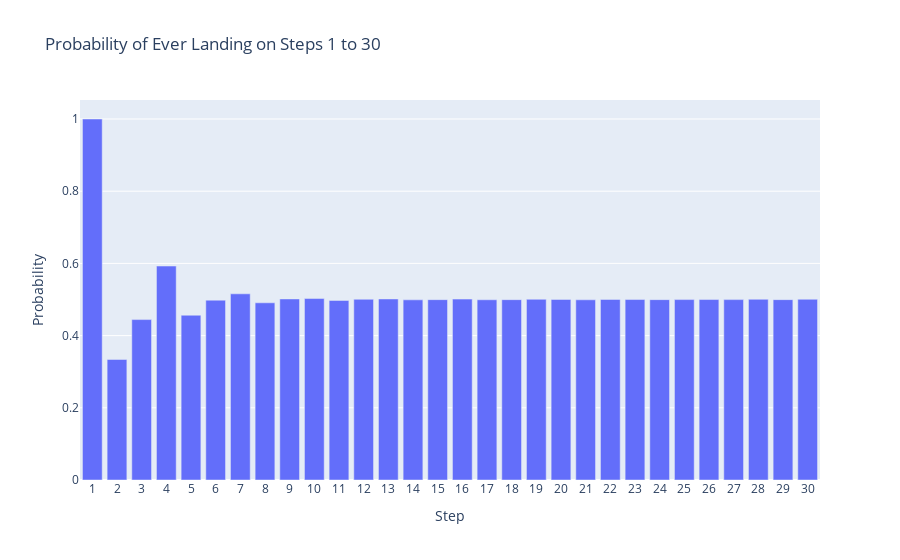

Here is the notebook cell this chart was saved with:
### Markdown cell above
monte carlo for a 3 sided die instead of a coin

### Code cell
import random
import plotly.express as px

def simulate_probabilities_up_to_n(num_sims=10_000, max_target=100):

    visited_counts = [0] * (max_target + 1) 

    for _ in range(num_sims):
        position = 1
        visited = set([position])

        for _ in range(2 * max_target):
            step = random.choice([1, 2, 3])
            position += step
            if position <= max_target:
                visited.add(position)
            else:
                break 

        for step_visited in visited:
            visited_counts[step_visited] += 1

    probabilities = [visited_counts[i] / num_sims for i in range(1, max_target + 1)]
    return probabilities

def main():
    num_sims = 1_000_000 
    max_target = 30

    probabilities = simulate_probabilities_up_to_n(num_sims, max_target)
    steps = list(range(1, max_target + 1))

    fig = px.bar(
        x=steps, 
        y=probabilities,
        labels={'x': 'Step', 'y': 'Probability'},
        title=f'Probability of Ever Landing on Steps 1 to {max_target}'
    )
    fig.update_layout(
        xaxis=dict(
            tickmode='linear',
            tick0=1,
            dtick=1
        )
    )
    fig.show()

if __name__ == "__main__":
    main()

### Figure 1 — Plotly figure (JSON) as saved in the notebook; plotly's stock layout.template omitted (floating-point values rounded to 4 significant figures)
{"data": [{"alignmentgroup": "True", "hovertemplate": "Step=%{x}<br>Probability=%{y}<extra></extra>", "legendgroup": "", "marker": {"color": "#636efa", "pattern": {"shape": ""}}, "name": "", "offsetgroup": "", "orientation": "v", "showlegend": false, "textposition": "auto", "type": "bar", "x": [1, 2, 3, 4, 5, 6, 7, 8, 9, 10, 11, 12, 13, 14, 15, 16, 17, 18, 19, 20, 21, 22, 23, 24, 25, 26, 27, 28, 29, 30], "xaxis": "x", "y": [1, 0.3338, 0.4444, 0.5926, 0.4565, 0.4982, 0.5157, 0.4908, 0.5015, 0.5027, 0.4974, 0.5006, 0.5015, 0.499, 0.4996, 0.5011, 0.4992, 0.4996, 0.5005, 0.5002, 0.4992, 0.5002, 0.4999, 0.4996, 0.4998, 0.4999, 0.4997, 0.5005, 0.4996, 0.5006], "yaxis": "y"}], "layout": {"barmode": "relative", "legend": {"tracegroupgap": 0}, "title": {"text": "Probability of Ever Landing on Steps 1 to 30"}, "xaxis": {"anchor": "y", "domain": [0, 1], "dtick": 1, "tick0": 1, "tickmode": "linear", "title": {"text": "Step"}}, "yaxis": {"anchor": "x", "domain": [0, 1], "title": {"text": "Probability"}}}}
